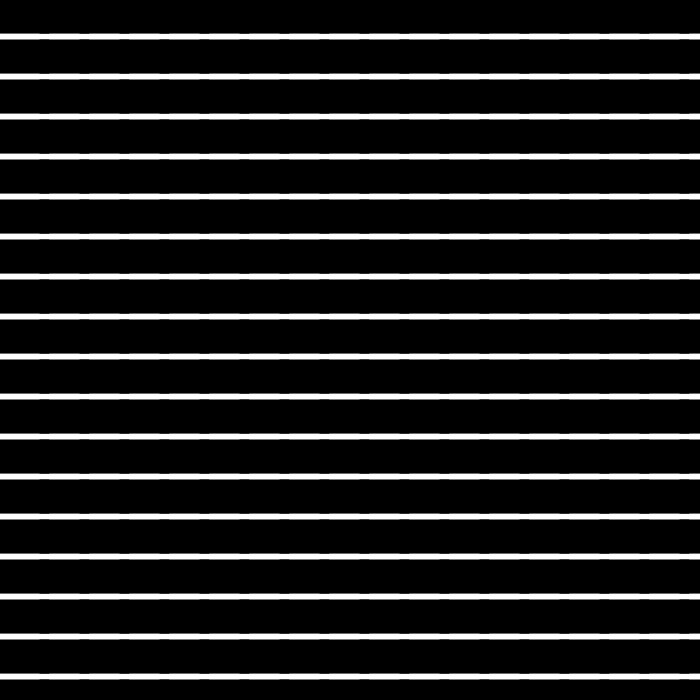
Frame 1 (no input)
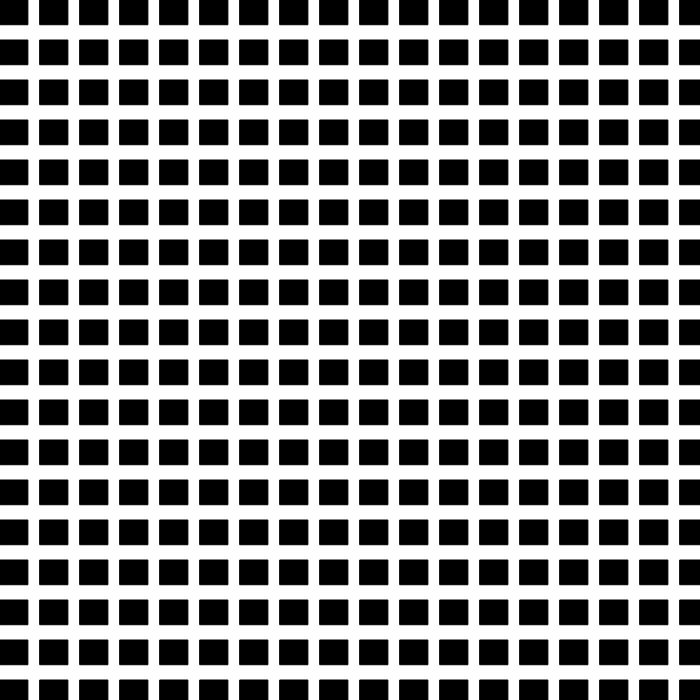
Frame 60 (no input)
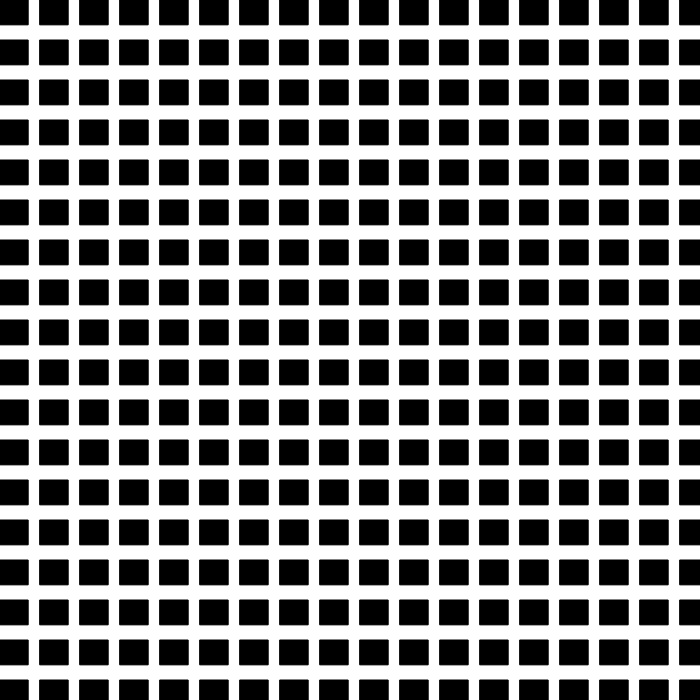
Frame 120 (the mouse pressed at the canvas centre since frame 60)

The p5.js sketch that drew these frames (run headless with seeded random() and noise() and a simulated clock; from frame 60 on, the mouse is pressed at the canvas centre):

// p5.js sketch
// ── sketch.js
// Title: Breathing Grid
// Author: Elijah Ko
// Date: 2019-12-16
// Credit: Daniel Shiffman's Coding Train - p5.js "Chapter 4.1-4.2"

let rectSize = 30;
let mappedNoise1;
let mappedNoise2;
let time = 0.0;

function setup() {
  createCanvas(700, 700);
}

function draw() {
  background(255);
  fill(0);
  rectMode(CORNER);

  for (var x = 0; x < width; x += rectSize + 10) {
    for (var y = 0; y < height; y += rectSize + 10) {
      mappedNoise1 = map(noise(time), 0.0, 1.0, 0.1, 2.4);
      mappedNoise2 = map(noise(time), 0.0, 1.0, 0.5, 1.4);
      rect(x, y, mappedNoise1 * rectSize, mappedNoise2 * rectSize);
    }
  }

  time += 0.01;
  console.log(mappedNoise1 + " " + mappedNoise2);
}
